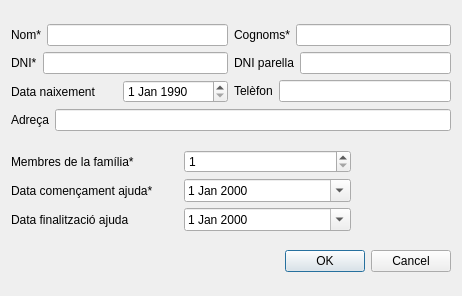
<?xml version="1.0" encoding="UTF-8"?>
<ui version="4.0">
 <class>Dialog</class>
 <widget class="QDialog" name="Dialog">
  <property name="geometry">
   <rect>
    <x>0</x>
    <y>0</y>
    <width>462</width>
    <height>296</height>
   </rect>
  </property>
  <property name="sizePolicy">
   <sizepolicy hsizetype="MinimumExpanding" vsizetype="MinimumExpanding">
    <horstretch>0</horstretch>
    <verstretch>0</verstretch>
   </sizepolicy>
  </property>
  <property name="windowTitle">
   <string>Dialog</string>
  </property>
  <layout class="QVBoxLayout" name="verticalLayout_5">
   <item>
    <layout class="QVBoxLayout" name="verticalLayout_4">
     <item>
      <layout class="QHBoxLayout" name="horizontalLayout_12">
       <item>
        <layout class="QVBoxLayout" name="verticalLayout_2">
         <item>
          <layout class="QHBoxLayout" name="horizontalLayout_8">
           <item>
            <widget class="QLabel" name="label">
             <property name="text">
              <string>Nom*</string>
             </property>
            </widget>
           </item>
           <item>
            <widget class="QLineEdit" name="name"/>
           </item>
          </layout>
         </item>
         <item>
          <layout class="QHBoxLayout" name="horizontalLayout_4">
           <item>
            <widget class="QLabel" name="label_3">
             <property name="text">
              <string>DNI*</string>
             </property>
            </widget>
           </item>
           <item>
            <widget class="QLineEdit" name="NIF"/>
           </item>
          </layout>
         </item>
         <item>
          <layout class="QHBoxLayout" name="horizontalLayout_2">
           <item>
            <widget class="QLabel" name="label_5">
             <property name="text">
              <string>Data naixement</string>
             </property>
            </widget>
           </item>
           <item>
            <widget class="QDateEdit" name="birthDate">
             <property name="cursor">
              <cursorShape>IBeamCursor</cursorShape>
             </property>
             <property name="dateTime">
              <datetime>
               <hour>0</hour>
               <minute>0</minute>
               <second>0</second>
               <year>1990</year>
               <month>1</month>
               <day>1</day>
              </datetime>
             </property>
            </widget>
           </item>
          </layout>
         </item>
        </layout>
       </item>
       <item>
        <layout class="QVBoxLayout" name="verticalLayout_3">
         <item>
          <layout class="QHBoxLayout" name="horizontalLayout_9">
           <item>
            <widget class="QLabel" name="label_2">
             <property name="text">
              <string>Cognoms*</string>
             </property>
            </widget>
           </item>
           <item>
            <widget class="QLineEdit" name="surname"/>
           </item>
          </layout>
         </item>
         <item>
          <layout class="QHBoxLayout" name="horizontalLayout_10">
           <item>
            <widget class="QLabel" name="label_4">
             <property name="text">
              <string>DNI parella</string>
             </property>
            </widget>
           </item>
           <item>
            <widget class="QLineEdit" name="cNIF"/>
           </item>
          </layout>
         </item>
         <item>
          <layout class="QHBoxLayout" name="horizontalLayout">
           <item>
            <widget class="QLabel" name="label_10">
             <property name="text">
              <string>Telèfon</string>
             </property>
            </widget>
           </item>
           <item>
            <widget class="QLineEdit" name="lineEdit"/>
           </item>
          </layout>
         </item>
        </layout>
       </item>
      </layout>
     </item>
     <item>
      <layout class="QHBoxLayout" name="horizontalLayout_3">
       <item>
        <widget class="QLabel" name="label_6">
         <property name="text">
          <string>Adreça</string>
         </property>
        </widget>
       </item>
       <item>
        <widget class="QLineEdit" name="adress"/>
       </item>
      </layout>
     </item>
    </layout>
   </item>
   <item>
    <layout class="QHBoxLayout" name="horizontalLayout_11">
     <item>
      <layout class="QVBoxLayout" name="verticalLayout">
       <item>
        <layout class="QHBoxLayout" name="horizontalLayout_7">
         <item>
          <widget class="QLabel" name="label_9">
           <property name="text">
            <string>Membres de la família*</string>
           </property>
          </widget>
         </item>
         <item>
          <widget class="QSpinBox" name="famMembers">
           <property name="cursor">
            <cursorShape>IBeamCursor</cursorShape>
           </property>
           <property name="minimum">
            <number>1</number>
           </property>
          </widget>
         </item>
        </layout>
       </item>
       <item>
        <layout class="QHBoxLayout" name="horizontalLayout_5">
         <item>
          <widget class="QLabel" name="label_7">
           <property name="text">
            <string>Data començament ajuda*</string>
           </property>
          </widget>
         </item>
         <item>
          <widget class="QDateEdit" name="beginHelp">
           <property name="calendarPopup">
            <bool>true</bool>
           </property>
          </widget>
         </item>
        </layout>
       </item>
       <item>
        <layout class="QHBoxLayout" name="horizontalLayout_6">
         <item>
          <widget class="QLabel" name="label_8">
           <property name="text">
            <string>Data finalització ajuda</string>
           </property>
          </widget>
         </item>
         <item>
          <widget class="QDateEdit" name="endHelp">
           <property name="calendarPopup">
            <bool>true</bool>
           </property>
           <property name="timeSpec">
            <enum>Qt::LocalTime</enum>
           </property>
          </widget>
         </item>
        </layout>
       </item>
      </layout>
     </item>
     <item>
      <spacer name="horizontalSpacer">
       <property name="orientation">
        <enum>Qt::Horizontal</enum>
       </property>
       <property name="sizeType">
        <enum>QSizePolicy::Fixed</enum>
       </property>
       <property name="sizeHint" stdset="0">
        <size>
         <width>100</width>
         <height>20</height>
        </size>
       </property>
      </spacer>
     </item>
    </layout>
   </item>
   <item>
    <widget class="QDialogButtonBox" name="buttonBox">
     <property name="standardButtons">
      <set>QDialogButtonBox::Cancel|QDialogButtonBox::Ok</set>
     </property>
    </widget>
   </item>
  </layout>
 </widget>
 <resources/>
 <connections/>
</ui>
